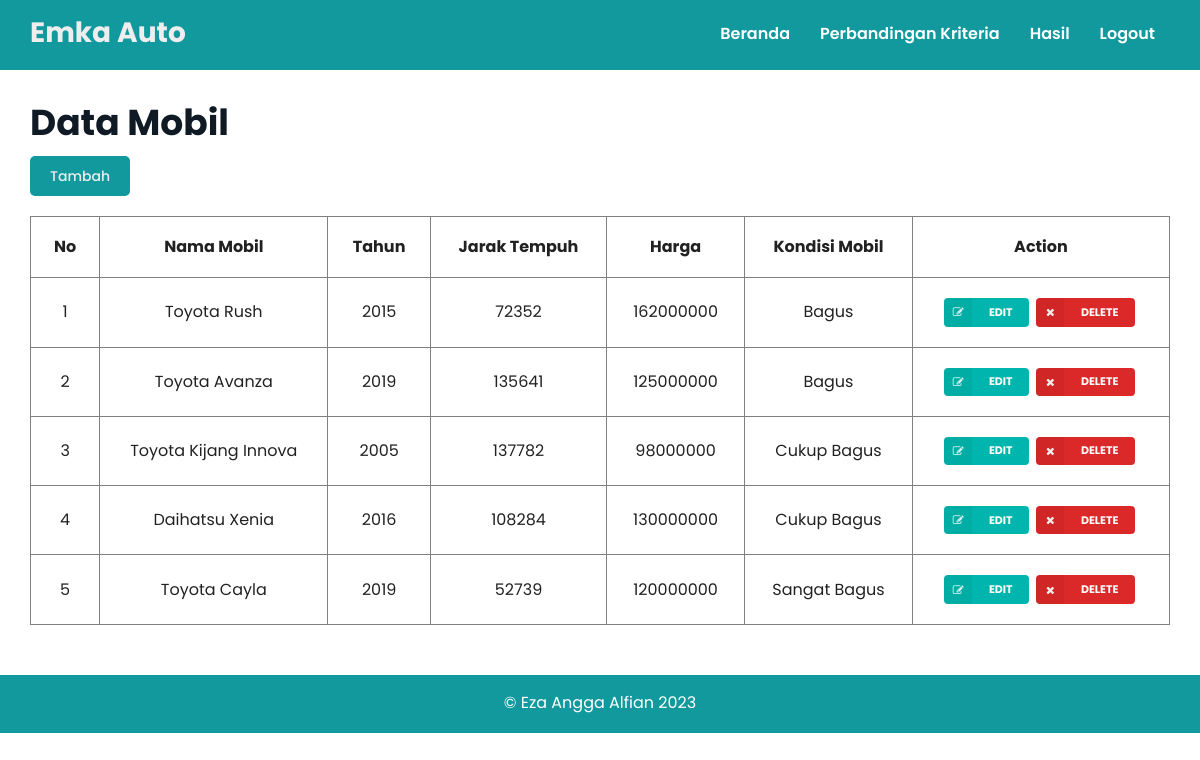
The page /alternatif.php on the database its author committed.
### tables this page shows
CREATE TABLE `alternatif` (
  `id` int(11) NOT NULL,
  `nama` varchar(20) NOT NULL,
  `tahun` int(20) NOT NULL,
  `jk_tempuh` int(20) NOT NULL,
  `harga` int(20) NOT NULL,
  `knd_mobil` varchar(30) NOT NULL
);

### alternatif.php (the view, shortened to what this page needs)
<?php
	include('fungsi.php');
	include('header.php');
?>
<div class="container">
	<h1 class="head-kriteria" style="margin-top:30px;">Data Mobil</h1>
	<div class="main-kriteria">
		<a href="tambah-alternatif.php" class="btn-tambah">Tambah</a>
		<table border="1" class="table-alternatif">
			<thead>
				<tr>
					<th class="collapsing">No</th>
					<th>Nama Mobil</th>
					<th>Tahun</th>
					<th>Jarak Tempuh</th>
					<th>Harga</th>
					<th>Kondisi Mobil</th>
					<th>Action</th>
				</tr>
			</thead>
			<tbody>
				<?php
					$query = "SELECT * FROM alternatif ORDER BY id";
					$result	= mysqli_query($koneksi, $query);
					$i = 0;
					while ($row = mysqli_fetch_array($result)) {
					$i++;
				?>
				<tr>
					<td><?php echo $i ?></td>
					<td><?php echo $row['nama'] ?></td>
					<td><?php echo $row['tahun'] ?></td>
					<td><?php echo $row['jk_tempuh'] ?></td>
					<td><?php echo $row['harga'] ?></td>
					<td><?php echo $row['knd_mobil'] ?></td>
					<td class="right aligned collapsing">
						<form method="post" action="alternatif.php">
							<a href="edit-alternatif.php?id=<?= $row['id']; ?>" name="edit"
								class="ui mini teal left labeled icon button"><i class="right edit icon"></i>EDIT</a>
							<button type="submit" name="delete" class="ui mini red left labeled icon button"><i
									class="right remove icon"></i>DELETE</button>
						</form>
					</td>
				</tr>
				<?php } ?>
			</tbody>
		</table>
	</div>
</div>
<?php include('footer.php'); ?>

### css/style.css (style rules this page uses)
html { display: -webkit-box; display: -ms-flexbox; display: flex; -webkit-box-orient: vertical; -webkit-box-direction: normal; -ms-flex-direction: column; flex-direction: column; }
.container { width: 1140px; margin: 0 auto; }
body { display: -webkit-box; display: -ms-flexbox; display: flex; -webkit-box-orient: vertical; -webkit-box-direction: normal; -ms-flex-direction: column; flex-direction: column; min-height: 100vh; }
body { margin: 0; background-color: #fff; }
.head-kriteria { margin-top: 20px; font-size: 24px; color: #101A25; }
.main-kriteria { margin-top: 20px; margin-bottom: 50px; }
.head-kriteria { font-size: 36px; }
.btn-tambah { padding: 10px 20px; color: #EEEEEE; background-color: #11999E; border-radius: 5px; font-weight: 500; }
.table-alternatif { margin-top: 30px; border-collapse: collapse; width: 100%; font-size: 16px; }
.table-alternatif th, .table-alternatif td { padding: 20px 20px; text-align: center; }

### rows shown on the page
alternatif: nama "Toyota Rush", tahun "2015", jk_tempuh "72352", harga "162000000", knd_mobil "Bagus"
alternatif: nama "Toyota Avanza", tahun "2019", jk_tempuh "135641", harga "125000000", knd_mobil "Bagus"
alternatif: nama "Toyota Kijang Innova", tahun "2005", jk_tempuh "137782", harga "98000000", knd_mobil "Cukup Bagus"
alternatif: nama "Daihatsu Xenia", tahun "2016", jk_tempuh "108284", harga "130000000", knd_mobil "Cukup Bagus"
alternatif: nama "Toyota Cayla", tahun "2019", jk_tempuh "52739", harga "120000000", knd_mobil "Sangat Bagus"
